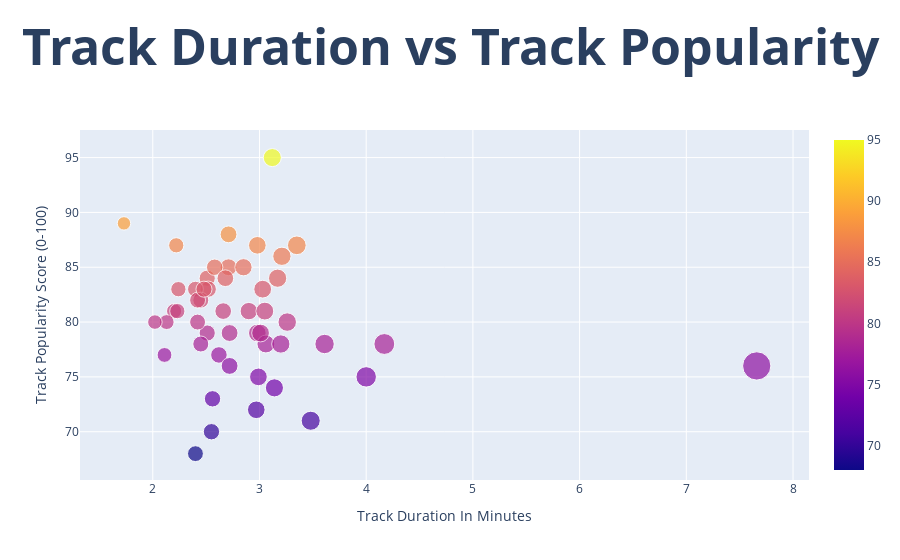

The code cell stored with this chart in its notebook:
### Code cell
correlation_scatter = px.scatter(df, x="track_duration_min", y="track_popularity",size='track_duration_min', color='track_popularity')

correlation_scatter.update_layout(
    title_text="<b>Track Duration vs Track Popularity</b>", 
    title_font_size=50, 
    title_x=0.5, 
    xaxis_title="Track Duration In Minutes", 
    yaxis_title="Track Popularity Score (0-100)", 
    coloraxis_colorbar=dict(title=""), 
    margin=dict(t=130, b=80)
)

correlation_scatter.show()

### Figure 1 — Plotly figure (JSON) as saved in the notebook; plotly's stock layout.template omitted (floating-point values rounded to 4 significant figures)
{"data": [{"hovertemplate": "track_duration_min=%{marker.size}<br>track_popularity=%{marker.color}<extra></extra>", "legendgroup": "", "marker": {"color": [84, 87, 86, 88, 79, 87, 85, 79, 80, 84, 87, 85, 81, 85, 78, 83, 77, 76, 89, 84, 72, 83, 70, 71, 83, 68, 78, 83, 78, 80, 74, 82, 76, 81, 75, 73, 95, 78, 82, 79, 75, 81, 81, 83, 80, 77, 80, 81, 78, 79], "coloraxis": "coloraxis", "size": [2.51, 2.22, 3.21, 2.71, 2.98, 2.98, 2.71, 2.51, 3.26, 3.17, 3.35, 2.58, 2.2, 2.85, 2.45, 2.52, 2.62, 7.66, 1.73, 2.68, 2.97, 3.03, 2.55, 3.48, 2.24, 2.4, 3.06, 2.4, 4.17, 2.13, 3.14, 2.45, 2.72, 2.9, 2.99, 2.56, 3.12, 3.2, 2.42, 2.72, 4, 2.23, 3.05, 2.48, 2.42, 2.11, 2.02, 2.66, 3.61, 3.01], "sizemode": "area", "sizeref": 0.01915, "symbol": "circle"}, "mode": "markers", "name": "", "orientation": "v", "showlegend": false, "type": "scatter", "x": [2.51, 2.22, 3.21, 2.71, 2.98, 2.98, 2.71, 2.51, 3.26, 3.17, 3.35, 2.58, 2.2, 2.85, 2.45, 2.52, 2.62, 7.66, 1.73, 2.68, 2.97, 3.03, 2.55, 3.48, 2.24, 2.4, 3.06, 2.4, 4.17, 2.13, 3.14, 2.45, 2.72, 2.9, 2.99, 2.56, 3.12, 3.2, 2.42, 2.72, 4, 2.23, 3.05, 2.48, 2.42, 2.11, 2.02, 2.66, 3.61, 3.01], "xaxis": "x", "y": [84, 87, 86, 88, 79, 87, 85, 79, 80, 84, 87, 85, 81, 85, 78, 83, 77, 76, 89, 84, 72, 83, 70, 71, 83, 68, 78, 83, 78, 80, 74, 82, 76, 81, 75, 73, 95, 78, 82, 79, 75, 81, 81, 83, 80, 77, 80, 81, 78, 79], "yaxis": "y"}], "layout": {"coloraxis": {"colorbar": {"title": {"text": ""}}, "colorscale": [[0, "#0d0887"], [0.1111, "#46039f"], [0.2222, "#7201a8"], [0.3333, "#9c179e"], [0.4444, "#bd3786"], [0.5556, "#d8576b"], [0.6667, "#ed7953"], [0.7778, "#fb9f3a"], [0.8889, "#fdca26"], [1, "#f0f921"]]}, "legend": {"itemsizing": "constant", "tracegroupgap": 0}, "margin": {"b": 80, "t": 130}, "title": {"font": {"size": 50}, "text": "<b>Track Duration vs Track Popularity</b>", "x": 0.5}, "xaxis": {"anchor": "y", "domain": [0, 1], "title": {"text": "Track Duration In Minutes"}}, "yaxis": {"anchor": "x", "domain": [0, 1], "title": {"text": "Track Popularity Score (0-100)"}}}}
